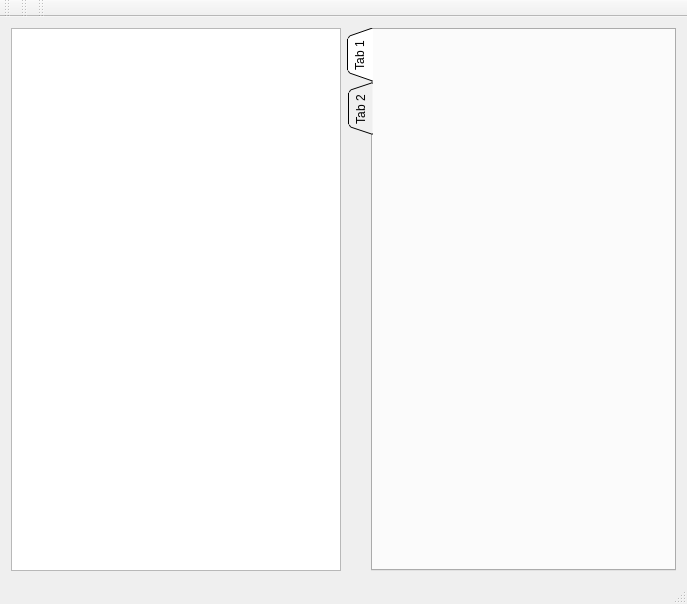
<?xml version="1.0" encoding="UTF-8"?>
<ui version="4.0">
 <class>MainWindow</class>
 <widget class="QMainWindow" name="MainWindow">
  <property name="geometry">
   <rect>
    <x>0</x>
    <y>0</y>
    <width>687</width>
    <height>604</height>
   </rect>
  </property>
  <property name="windowTitle">
   <string>MainWindow</string>
  </property>
  <widget class="QWidget" name="centralWidget">
   <layout class="QHBoxLayout" name="horizontalLayout">
    <item>
     <widget class="QTableWidget" name="tableWidget"/>
    </item>
    <item>
     <widget class="QTabWidget" name="tabWidget">
      <property name="layoutDirection">
       <enum>Qt::LeftToRight</enum>
      </property>
      <property name="autoFillBackground">
       <bool>false</bool>
      </property>
      <property name="tabPosition">
       <enum>QTabWidget::West</enum>
      </property>
      <property name="tabShape">
       <enum>QTabWidget::Triangular</enum>
      </property>
      <property name="currentIndex">
       <number>0</number>
      </property>
      <widget class="QWidget" name="tab">
       <attribute name="title">
        <string>Tab 1</string>
       </attribute>
      </widget>
      <widget class="QWidget" name="tab_2">
       <attribute name="title">
        <string>Tab 2</string>
       </attribute>
      </widget>
     </widget>
    </item>
   </layout>
  </widget>
  <widget class="QMenuBar" name="menuBar">
   <property name="geometry">
    <rect>
     <x>0</x>
     <y>0</y>
     <width>687</width>
     <height>22</height>
    </rect>
   </property>
  </widget>
  <widget class="QToolBar" name="mainToolBar">
   <attribute name="toolBarArea">
    <enum>TopToolBarArea</enum>
   </attribute>
   <attribute name="toolBarBreak">
    <bool>false</bool>
   </attribute>
  </widget>
  <widget class="QStatusBar" name="statusBar"/>
  <widget class="QToolBar" name="toolBar">
   <property name="windowTitle">
    <string>toolBar</string>
   </property>
   <attribute name="toolBarArea">
    <enum>TopToolBarArea</enum>
   </attribute>
   <attribute name="toolBarBreak">
    <bool>false</bool>
   </attribute>
  </widget>
  <widget class="QToolBar" name="toolBar_2">
   <property name="windowTitle">
    <string>toolBar_2</string>
   </property>
   <attribute name="toolBarArea">
    <enum>TopToolBarArea</enum>
   </attribute>
   <attribute name="toolBarBreak">
    <bool>false</bool>
   </attribute>
  </widget>
 </widget>
 <layoutdefault spacing="6" margin="11"/>
 <resources/>
 <connections/>
</ui>
